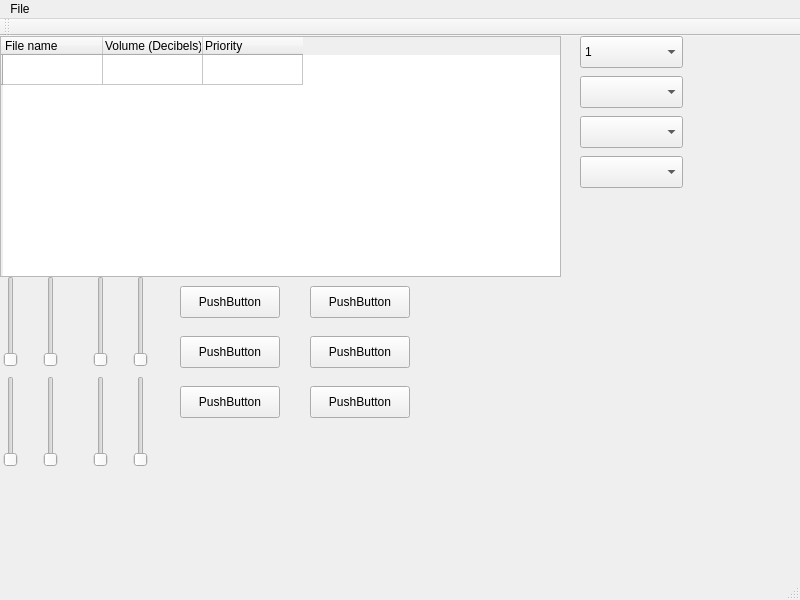
<?xml version="1.0" encoding="UTF-8"?>
<ui version="4.0">
 <class>MainWindow</class>
 <widget class="QMainWindow" name="MainWindow">
  <property name="geometry">
   <rect>
    <x>0</x>
    <y>0</y>
    <width>800</width>
    <height>600</height>
   </rect>
  </property>
  <property name="windowTitle">
   <string>MainWindow</string>
  </property>
  <widget class="QWidget" name="centralwidget">
   <widget class="QWidget" name="verticalLayoutWidget">
    <property name="geometry">
     <rect>
      <x>0</x>
      <y>0</y>
      <width>561</width>
      <height>241</height>
     </rect>
    </property>
    <layout class="QVBoxLayout" name="verticalLayout">
     <item>
      <widget class="QTableWidget" name="tableWidget">
       <row>
        <property name="text">
         <string/>
        </property>
       </row>
       <column>
        <property name="text">
         <string>File name</string>
        </property>
        <property name="textAlignment">
         <set>AlignLeading|AlignTop</set>
        </property>
       </column>
       <column>
        <property name="text">
         <string>Volume (Decibels)</string>
        </property>
        <property name="textAlignment">
         <set>AlignLeading|AlignVCenter</set>
        </property>
       </column>
       <column>
        <property name="text">
         <string>Priority</string>
        </property>
        <property name="textAlignment">
         <set>AlignLeading|AlignVCenter</set>
        </property>
       </column>
       <item row="0" column="0">
        <property name="text">
         <string/>
        </property>
       </item>
      </widget>
     </item>
    </layout>
   </widget>
   <widget class="QSlider" name="verticalSlider">
    <property name="geometry">
     <rect>
      <x>0</x>
      <y>240</y>
      <width>22</width>
      <height>91</height>
     </rect>
    </property>
    <property name="orientation">
     <enum>Qt::Vertical</enum>
    </property>
   </widget>
   <widget class="QSlider" name="verticalSlider_2">
    <property name="geometry">
     <rect>
      <x>40</x>
      <y>240</y>
      <width>22</width>
      <height>91</height>
     </rect>
    </property>
    <property name="orientation">
     <enum>Qt::Vertical</enum>
    </property>
   </widget>
   <widget class="QSlider" name="verticalSlider_3">
    <property name="geometry">
     <rect>
      <x>90</x>
      <y>240</y>
      <width>22</width>
      <height>91</height>
     </rect>
    </property>
    <property name="orientation">
     <enum>Qt::Vertical</enum>
    </property>
   </widget>
   <widget class="QSlider" name="verticalSlider_4">
    <property name="geometry">
     <rect>
      <x>130</x>
      <y>240</y>
      <width>22</width>
      <height>91</height>
     </rect>
    </property>
    <property name="orientation">
     <enum>Qt::Vertical</enum>
    </property>
   </widget>
   <widget class="QSlider" name="verticalSlider_5">
    <property name="geometry">
     <rect>
      <x>0</x>
      <y>340</y>
      <width>22</width>
      <height>91</height>
     </rect>
    </property>
    <property name="orientation">
     <enum>Qt::Vertical</enum>
    </property>
   </widget>
   <widget class="QSlider" name="verticalSlider_6">
    <property name="geometry">
     <rect>
      <x>40</x>
      <y>340</y>
      <width>22</width>
      <height>91</height>
     </rect>
    </property>
    <property name="orientation">
     <enum>Qt::Vertical</enum>
    </property>
   </widget>
   <widget class="QSlider" name="verticalSlider_7">
    <property name="geometry">
     <rect>
      <x>90</x>
      <y>340</y>
      <width>22</width>
      <height>91</height>
     </rect>
    </property>
    <property name="orientation">
     <enum>Qt::Vertical</enum>
    </property>
   </widget>
   <widget class="QSlider" name="verticalSlider_8">
    <property name="geometry">
     <rect>
      <x>130</x>
      <y>340</y>
      <width>22</width>
      <height>91</height>
     </rect>
    </property>
    <property name="orientation">
     <enum>Qt::Vertical</enum>
    </property>
   </widget>
   <widget class="QComboBox" name="comboBox">
    <property name="geometry">
     <rect>
      <x>580</x>
      <y>0</y>
      <width>103</width>
      <height>32</height>
     </rect>
    </property>
    <item>
     <property name="text">
      <string>1</string>
     </property>
    </item>
    <item>
     <property name="text">
      <string>2</string>
     </property>
    </item>
    <item>
     <property name="text">
      <string>3</string>
     </property>
    </item>
    <item>
     <property name="text">
      <string>New Item</string>
     </property>
    </item>
   </widget>
   <widget class="QComboBox" name="comboBox_2">
    <property name="geometry">
     <rect>
      <x>580</x>
      <y>40</y>
      <width>103</width>
      <height>32</height>
     </rect>
    </property>
   </widget>
   <widget class="QComboBox" name="comboBox_3">
    <property name="geometry">
     <rect>
      <x>580</x>
      <y>80</y>
      <width>103</width>
      <height>32</height>
     </rect>
    </property>
   </widget>
   <widget class="QComboBox" name="comboBox_4">
    <property name="geometry">
     <rect>
      <x>580</x>
      <y>120</y>
      <width>103</width>
      <height>32</height>
     </rect>
    </property>
   </widget>
   <widget class="QPushButton" name="pushButton">
    <property name="geometry">
     <rect>
      <x>180</x>
      <y>250</y>
      <width>100</width>
      <height>32</height>
     </rect>
    </property>
    <property name="text">
     <string>PushButton</string>
    </property>
   </widget>
   <widget class="QPushButton" name="pushButton_2">
    <property name="geometry">
     <rect>
      <x>180</x>
      <y>300</y>
      <width>100</width>
      <height>32</height>
     </rect>
    </property>
    <property name="text">
     <string>PushButton</string>
    </property>
   </widget>
   <widget class="QPushButton" name="pushButton_3">
    <property name="geometry">
     <rect>
      <x>180</x>
      <y>350</y>
      <width>100</width>
      <height>32</height>
     </rect>
    </property>
    <property name="text">
     <string>PushButton</string>
    </property>
   </widget>
   <widget class="QPushButton" name="pushButton_4">
    <property name="geometry">
     <rect>
      <x>310</x>
      <y>250</y>
      <width>100</width>
      <height>32</height>
     </rect>
    </property>
    <property name="text">
     <string>PushButton</string>
    </property>
   </widget>
   <widget class="QPushButton" name="pushButton_5">
    <property name="geometry">
     <rect>
      <x>310</x>
      <y>300</y>
      <width>100</width>
      <height>32</height>
     </rect>
    </property>
    <property name="text">
     <string>PushButton</string>
    </property>
   </widget>
   <widget class="QPushButton" name="pushButton_6">
    <property name="geometry">
     <rect>
      <x>310</x>
      <y>350</y>
      <width>100</width>
      <height>32</height>
     </rect>
    </property>
    <property name="text">
     <string>PushButton</string>
    </property>
   </widget>
  </widget>
  <widget class="QMenuBar" name="menubar">
   <property name="geometry">
    <rect>
     <x>0</x>
     <y>0</y>
     <width>800</width>
     <height>24</height>
    </rect>
   </property>
   <widget class="QMenu" name="menuFile">
    <property name="title">
     <string>File</string>
    </property>
    <addaction name="actionSave"/>
   </widget>
   <addaction name="menuFile"/>
  </widget>
  <widget class="QStatusBar" name="statusbar"/>
  <widget class="QToolBar" name="toolBar">
   <property name="windowTitle">
    <string>toolBar</string>
   </property>
   <attribute name="toolBarArea">
    <enum>TopToolBarArea</enum>
   </attribute>
   <attribute name="toolBarBreak">
    <bool>false</bool>
   </attribute>
  </widget>
  <action name="actionSave">
   <property name="text">
    <string>Save</string>
   </property>
  </action>
 </widget>
 <resources/>
 <connections/>
</ui>
